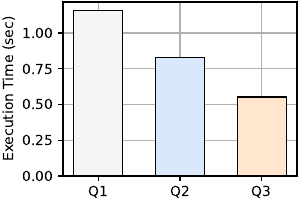

Write the Python code that produced this figure.
import matplotlib.pyplot as plt
plt.figure(figsize=(3, 2))

queries = ['Q1', 'Q2', 'Q3']
x = [0, 0.1, 0.2]
y = [1.159, 0.829, 0.552]
colors = ['#F5F5F5', '#DAE8FC', '#FFE6CC']
plt.grid(zorder=0)
plt.ylabel('Execution Time (sec)')
plt.bar(x, y, color=colors, width=0.06, zorder=10, edgecolor='black')
plt.xticks(x, queries)
plt.subplots_adjust(left=0.21, right=0.99, top=0.99, bottom=0.12)
plt.savefig('motivation.pdf', format='pdf')